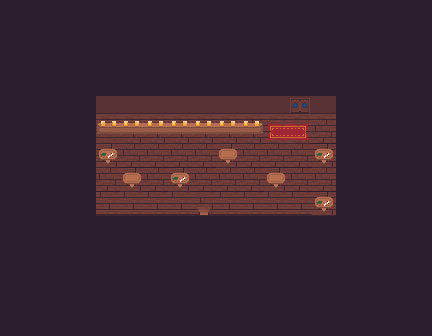

This game map was drawn from its Tiled (.tmx) file and the tilesets committed beside it. A one-line description and the full map source follow:
An orthogonal 18x14 tile map with 24x24 px tiles, 1 tile layer (Tile Layer 1).

<map version="1.0" tiledversion="1.1.4" orientation="orthogonal" renderorder="right-down" width="18" height="14" tilewidth="24" tileheight="24" infinite="0" nextobjectid="1">
 <tileset firstgid="1" source="Interior.tsx" />
 <layer name="Tile Layer 1" width="18" height="14">
  <data encoding="csv">
28,28,28,28,28,28,28,28,28,28,28,28,28,28,28,28,28,28,
28,28,28,28,28,28,28,28,28,28,28,28,28,28,28,28,28,28,
28,28,28,28,28,28,28,28,28,28,28,28,28,28,28,28,28,28,
28,28,28,28,28,28,28,28,28,28,28,28,28,28,28,28,28,28,
28,28,28,28,1,1,1,1,1,1,1,1,2,1,28,28,28,28,
28,28,28,28,7,8,8,8,8,8,9,20,21,22,28,28,28,28,
28,28,28,28,16,22,22,22,22,10,22,22,22,16,28,28,28,28,
28,28,28,28,22,10,22,16,22,22,22,10,22,22,28,28,28,28,
28,28,28,28,25,25,25,25,26,25,25,25,25,16,28,28,28,28,
28,28,28,28,28,28,28,28,28,28,28,28,28,28,28,28,28,28,
28,28,28,28,28,28,28,28,28,28,28,28,28,28,28,28,28,28,
28,28,28,28,28,28,28,28,28,28,28,28,28,28,28,28,28,28,
28,28,28,28,28,28,28,28,28,28,28,28,28,28,28,28,28,28,
28,28,28,28,28,28,28,28,28,28,28,28,28,28,28,28,28,28
</data>
 </layer>
</map>
